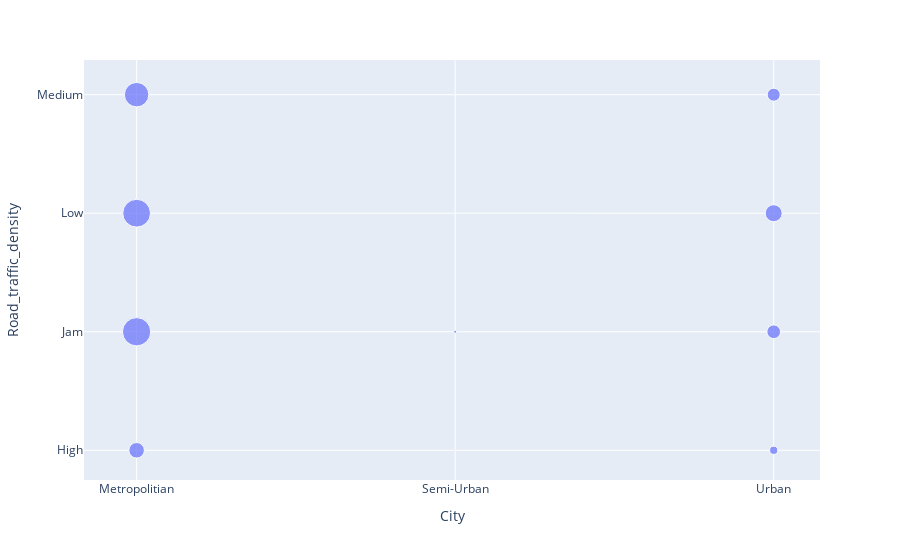

The notebook cell saved with this chart:
### Markdown cell above
## Comparação do volume de pedidos por cidade e tipo de tráfego.

### Code cell
colums_04 = ['ID','Road_traffic_density','City']
pedidos_cidade_trafego = df1.loc[:, colums_04].groupby(['City', 'Road_traffic_density']).count().reset_index()
pedidos_cidade_trafego = pedidos_cidade_trafego.loc[(pedidos_cidade_trafego['City']!= 'NaN') &(pedidos_cidade_trafego['Road_traffic_density']!= 'NaN'), :]

px.scatter(pedidos_cidade_trafego, x='City', y='Road_traffic_density', size='ID')

### Figure 1 — Plotly figure (JSON) as saved in the notebook; plotly's stock layout.template omitted (floating-point values rounded to 4 significant figures)
{"data": [{"hovertemplate": "City=%{x}<br>Road_traffic_density=%{y}<br>ID=%{marker.size}<extra></extra>", "legendgroup": "", "marker": {"color": "#636efa", "size": [3208, 10561, 10195, 7899, 16, 126, 10, 881, 2487, 3807, 2229], "sizemode": "area", "sizeref": 26.4, "symbol": "circle"}, "mode": "markers", "name": "", "orientation": "v", "showlegend": false, "type": "scatter", "x": ["Metropolitian", "Metropolitian", "Metropolitian", "Metropolitian", "Semi-Urban", "Semi-Urban", "Semi-Urban", "Urban", "Urban", "Urban", "Urban"], "xaxis": "x", "y": ["High", "Jam", "Low", "Medium", "High", "Jam", "Medium", "High", "Jam", "Low", "Medium"], "yaxis": "y"}], "layout": {"legend": {"itemsizing": "constant", "tracegroupgap": 0}, "margin": {"t": 60}, "xaxis": {"anchor": "y", "domain": [0, 1], "title": {"text": "City"}}, "yaxis": {"anchor": "x", "domain": [0, 1], "title": {"text": "Road_traffic_density"}}}}
